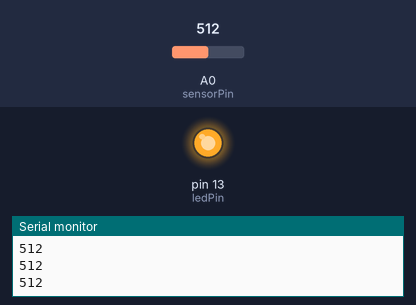
Recording of a sketch running on a simulated Arduino Uno, built with avr-gcc and run on an emulated ATmega328P. Parts: output pins drawn as LEDs (lit = HIGH), the last lines printed to the serial monitor. The test bench sets the inputs (shaded band); at power-on: A0 (sensorPin) = 512.

Above: at 1.2 s.
1.3 s: A0 (sensorPin) set to 498
At 2.4 s:
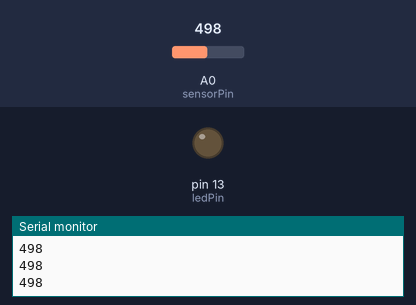
2.8 s: A0 (sensorPin) set to 511
At 3.7 s:
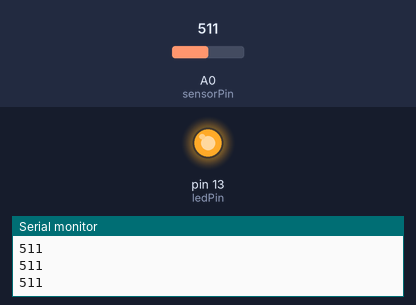
4.3 s: A0 (sensorPin) set to 306
At 5.0 s:
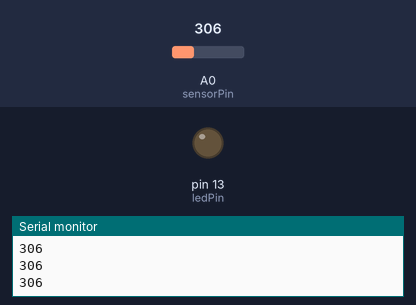
Timing chart, 0 to 7.3 s (numbered marks = the images above; inputs shaded):
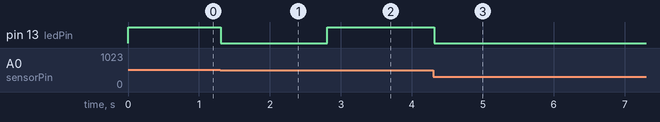

The sketch:

breathing-sensor-v1.4.ino
```cpp
/*
  Version: 1.4
  Date: 11/03/2025
  Changes:
    - Removed buzzer and unnecessary functions.
    - LED now blinks on normal breathing (inhale detection).
    - LED stays ON to indicate abnormal BPM (low or high).
    - Cleaned up variable names and structure.

  AnalogReadSerial + BPM Measurement + LED Alert
  Reads analog input on pin A0, detects breathing peaks, calculates BPM,
  and uses an LED for feedback and alerts.
*/

#define MIN_BPM 8    // Minimum safe breaths per minute
#define MAX_BPM 40   // Maximum safe breaths per minute

const int ledPin = 13;      // LED indicator pin
const int sensorPin = A0;   // Breathing sensor analog input pin

// Peak detection variables
int lastValue = 0;
bool breathDetected = false;

// BPM measurement variables
int breathCount = 0;
unsigned long lastPeakTime = 0;
unsigned long bpmUpdateInterval = 60000; // 60 seconds
unsigned long startTime;

void setup() {
  Serial.begin(9600);
  pinMode(ledPin, OUTPUT);

  // Initialize timer
  startTime = millis();
}

void loop() {
  int sensorValue = analogRead(sensorPin);
  Serial.println(sensorValue); // Print sensor data to Serial Monitor

  // Detect a breath (peak detection based on rising value)
  if (sensorValue > lastValue + 10 && !breathDetected) {
    breathDetected = true;
    digitalWrite(ledPin, HIGH); // Blink LED on inhale (breath detected)

    // Count the breath if sufficient time has passed since last peak
    if (millis() - lastPeakTime > 2000) {
      breathCount++;
      lastPeakTime = millis();
    }
  }
  // Reset detection after the peak is passed
  else if (sensorValue < lastValue) {
    breathDetected = false;
    digitalWrite(ledPin, LOW); // Turn off LED during exhale
  }

  lastValue = sensorValue; // Update last value for next loop

  // Update BPM every minute
  if (millis() - startTime >= bpmUpdateInterval) {
    int bpm = breathCount;
    Serial.print("BPM: ");
    Serial.println(bpm);

    // Anomaly detection: if BPM is too low or too high, turn LED ON permanently
    if (bpm < MIN_BPM || bpm > MAX_BPM) {
      Serial.println("⚠ WARNING: Irregular Breathing Detected!");
      digitalWrite(ledPin, HIGH); // LED ON for warning
    } else {
      digitalWrite(ledPin, LOW); // LED off if no issue
    }

    // Reset for next interval
    breathCount = 0;
    startTime = millis();
  }

  delay(100); // Short delay for stability
}
```

Measured:
- the behaviour switches between 512 and 511 on A0 (sensorPin) (found by bisection; images 0 and 1)
- after the input at 1.3 s, pin 13 (ledPin): HIGH → LOW at once
- after the input at 2.8 s, pin 13 (ledPin): LOW → HIGH at once
- after the input at 4.3 s, pin 13 (ledPin): HIGH → LOW at once
